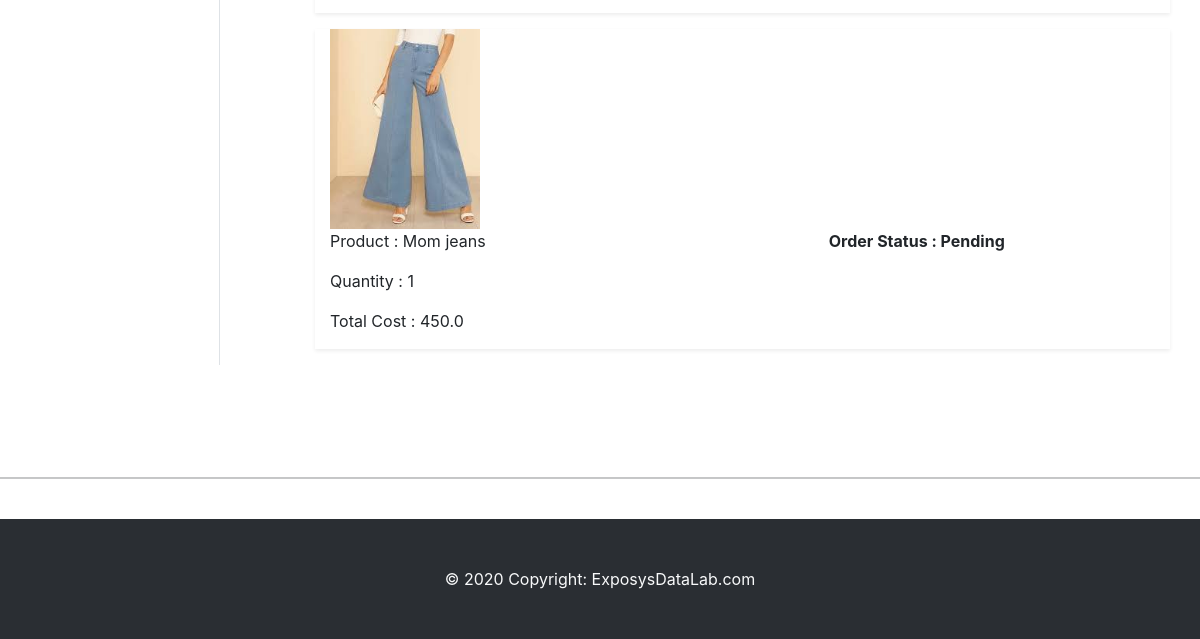
The page /orders/ (signed in, lower part) on the database as committed earlier.
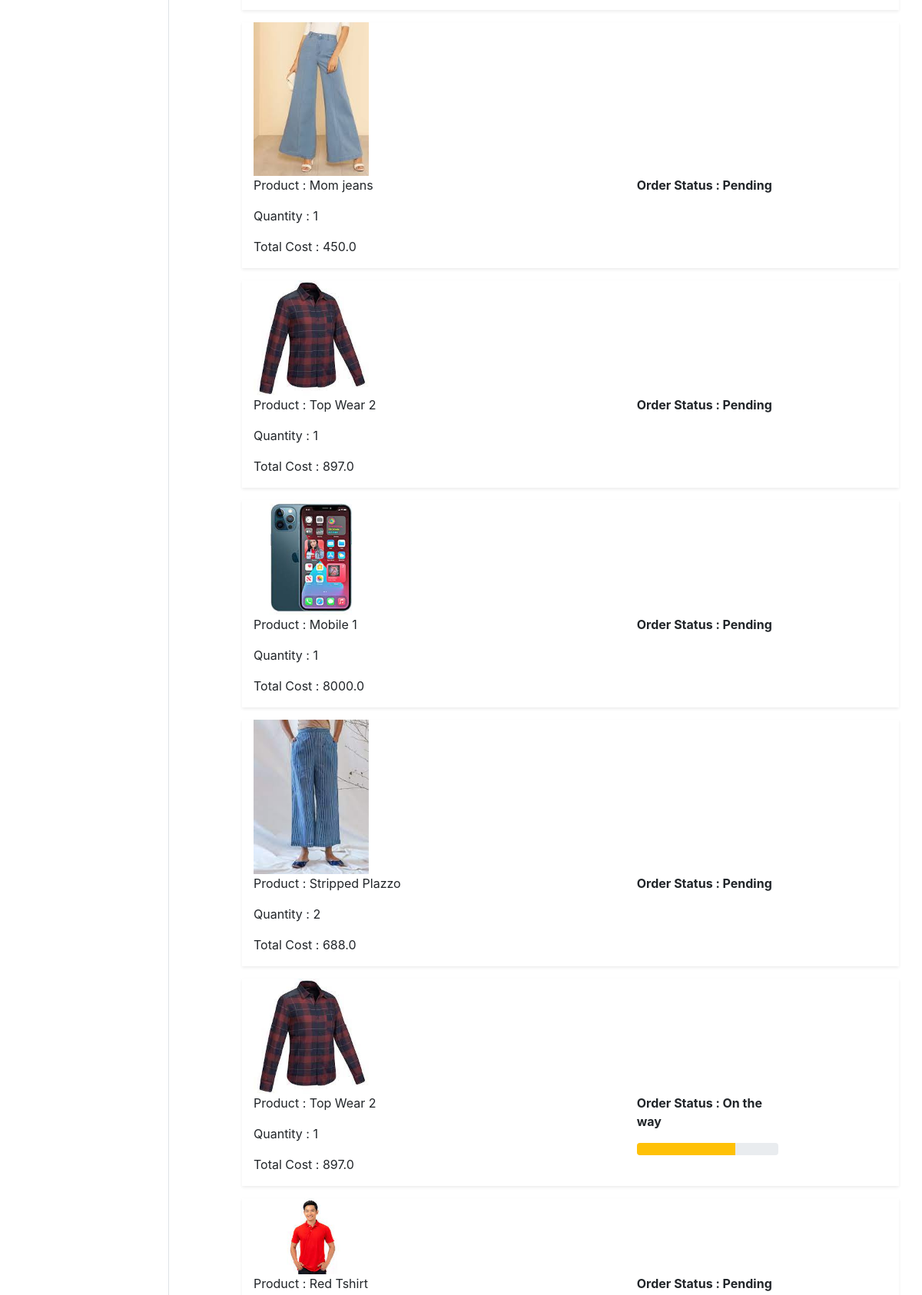
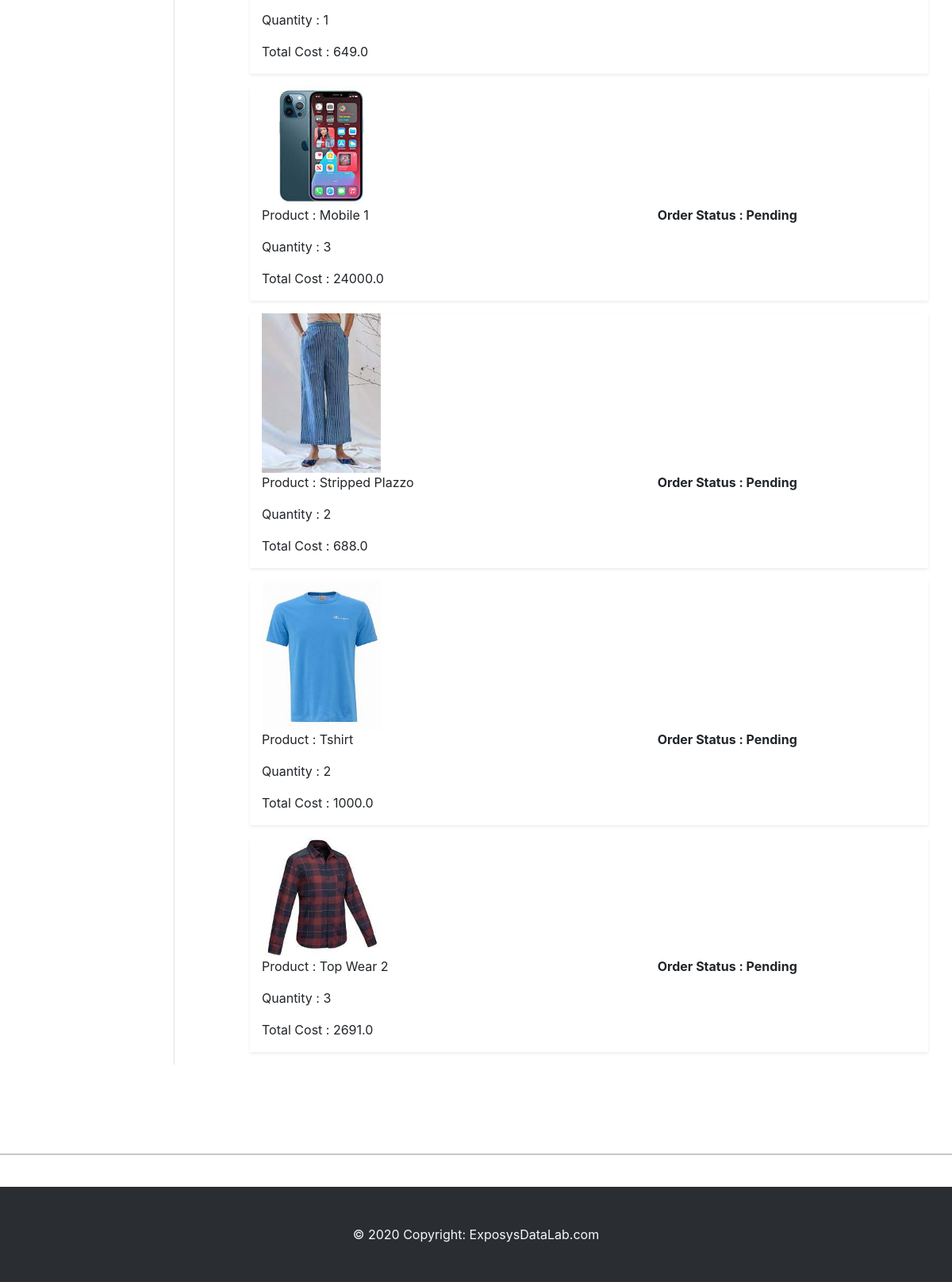
The same page on the database as committed later (2 pictures, top to bottom).
### store/models.py (models this page shows, shortened)
class OrderPlaced(models.Model):
    user= models.ForeignKey(User,on_delete=models.CASCADE)
    customer = models.ForeignKey(Customer,on_delete=models.CASCADE)
    product= models.ForeignKey(Product,on_delete=models.CASCADE)
    quantity = models.PositiveIntegerField(default=1)
    status = models.CharField(choices=STATUS_CHOICES,max_length=50,default='Pending')
    @property
    def total_cost(self):
        return self.product.discounted_price * self.quantity

class Product(models.Model):
    title = models.CharField(max_length=200)
    selling_price = models.FloatField()
    discounted_price = models.FloatField()
    description = models.TextField()
    brand = models.CharField(max_length=200)
    category = models.CharField(choices=CATEGORY_CHOICES,max_length=2)
    product_image = models.ImageField(upload_to = 'productimg')

### store/views.py (the view)
# urls.py: path('orders/', views.orders, name='orders'),
def orders(request):
    op = OrderPlaced.objects.filter(user = request.user)
    cart_quantity = [p.quantity for p in Cart.objects.all() if p.user == request.user]
    total_cart_quantity = sum(cart_quantity)
    context = {'total_cart_quantity':total_cart_quantity , 'op':op}
    return render(request, 'store/orders.html',context)

### store/templates/store/orders.html (shortened to what this page needs)
{% extends 'store/base.html' %}
{% load static %}
{% block main-content %}
<div class="container my-5">
 <div class="row">
  <div class="col-sm-2 border-end">
  </div>
  <div class="col-sm-9 offset-sm-1">
   {% for o in op %}
    <div class="row shadow-sm mb-3">
            <div class="col-sm-12">
                <img src="{{o.product.product_image.url}}" alt="" srcset="" class="img-fluid" height="150" width="150">
            </div>
            <div class="col-sm-7">
                <p>Product : {{o.product.title}}</p>
                <p>Quantity : {{o.quantity}}</p>
                <p>Total Cost : {{o.total_cost}}</p>
            </div>
            <div class="col-sm-3 fw-bold">
                <p>Order Status : {{o.status}}</p>
                {% if o.status == 'On the way' %}
                <div class="progress">
                    <div class="progress-bar bg-warning" role="progressbar" style="width: 70%;" aria-valuenow="70" aria-valuemin="0" aria-valuemax="100" >
                    </div>
                </div>
                {% endif %}
            </div>
    </div>
    {% endfor %}
  </div>
 </div>
</div>
{% endblock main-content %}

### store/templates/store/base.html (shortened to what this page needs)
{% load static %}
<!DOCTYPE html>
<html lang="en">
<head>
    <link href="https://cdn.jsdelivr.net/npm/bootstrap@5.1.3/dist/css/bootstrap.min.css" rel="stylesheet">
    <link rel="stylesheet" href="{% static 'app/css/all.min.css' %}">
    <link rel="stylesheet" href="{% static 'app/css/style.css' %}">
    <link rel="stylesheet" href="{% static 'app/css/owl.carousel.min.css' %}">
    <link rel="stylesheet" href="https://maxcdn.bootstrapcdn.com/bootstrap/4.1.0/css/bootstrap.min.css">
</head>
<body>
{% block main-content %} {% endblock main-content %}
<br><br>
<hr>
<br>
<footer class="bg-dark text-center text-lg-start" style="position: absolute; left: 0; bottom: 10; right: 0;">
    <div class="text-center p-5 text-light" style="background-color: rgba(0, 0, 0, 0.2);">
      © 2020 Copyright:
      <a class="text-light" href="#">ExposysDataLab.com</a>
    </div>
  </footer>
</body>
</html>

Rows that differ between the two databases and show on the page:
added OrderPlaced: product.product_image (picture), product "Top Wear 2", quantity "1", total_cost "897.0", status "Pending"
added OrderPlaced: product.product_image (picture), product "Mobile 1", quantity "1", total_cost "8000.0", status "Pending"
added OrderPlaced: product.product_image (picture), product "Stripped Plazzo", quantity "2", total_cost "688.0", status "Pending"
added OrderPlaced: product.product_image (picture), product "Top Wear 2", quantity "1", total_cost "897.0", status "On the way"
added OrderPlaced: product.product_image (picture), product "Red Tshirt", quantity "1", total_cost "649.0", status "Pending"
added OrderPlaced: product.product_image (picture), product "Mobile 1", quantity "3", total_cost "24000.0", status "Pending"
added OrderPlaced: product.product_image (picture), product "Stripped Plazzo", quantity "2", total_cost "688.0", status "Pending"
added OrderPlaced: product.product_image (picture), product "Tshirt", quantity "2", total_cost "1000.0", status "Pending"
added OrderPlaced: product.product_image (picture), product "Top Wear 2", quantity "3", total_cost "2691.0", status "Pending"
